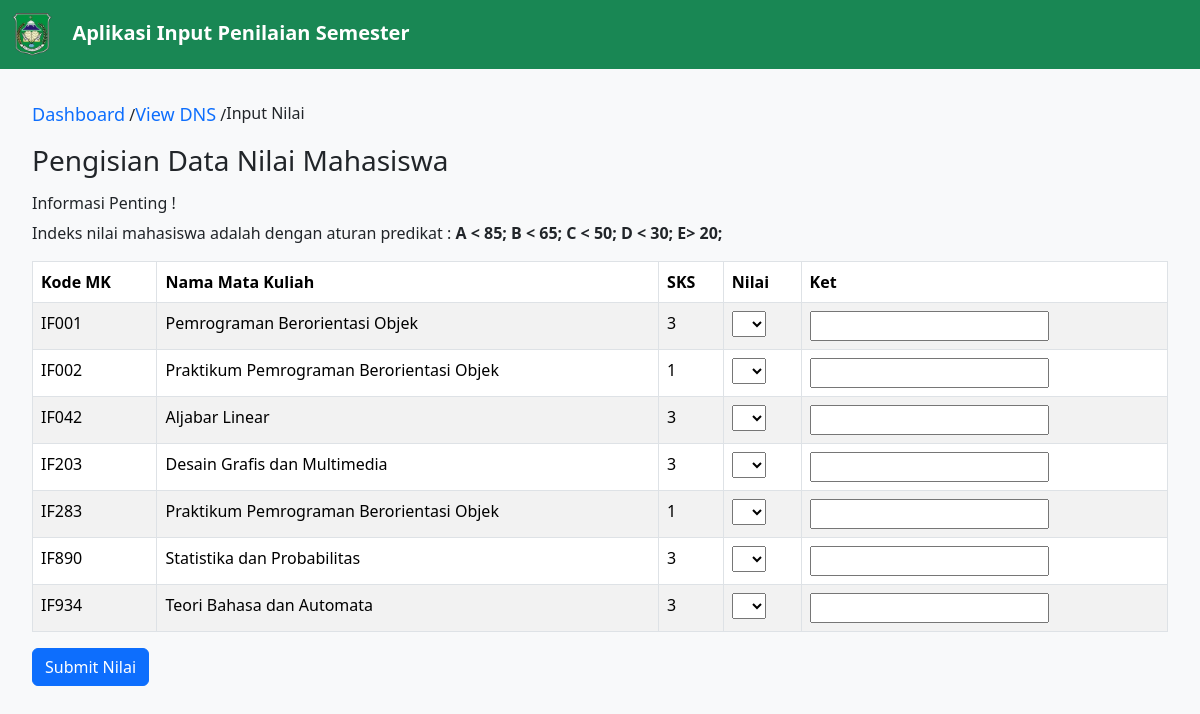
Page /dashboard/input?npm=22641001&jurusan=59012 on the committed database.
### tables this page shows
CREATE TABLE `tb_matkul` (
  `kode_mk` varchar(5) NOT NULL,
  `kode_jurusan` int NOT NULL,
  `nama_mk` varchar(50) NOT NULL,
  `sks` int NOT NULL
);

### app/core/View.php (called while the page is built, shortened)
<?php
class View
{
    public static function render(string $path, $model = []): void
    {
        require_once __DIR__ . '/../view/Layout/Header.php';
        require_once __DIR__ . '/../view/' . $path . '.php';
        require_once __DIR__ . '/../view/Layout/Footer.php';
    }
}

### app/controller/DashboardController.php (called while the page is built, shortened)
<?php
class DashboardController
{
    private Mahasiswa $mahasiswa;
    public function __construct()
    {
        $this->mahasiswa = new Mahasiswa;
    }
    public function input()
    {
        $data = $this->mahasiswa->input($_GET);
        $option = ['A', 'B', 'C', 'D', 'E'];
        View::render("Dashboard/input", [
            "title" => "Dashboard | Input Nilai",
            "data" => $data,
            "option" => $option
        ]);
    }
}

### public/index.php (called while the page is built, shortened)
<?php
Route::run();

### app/model/Mahasiswa.php (called while the page is built, shortened)
<?php
class Mahasiswa
{
    private PDO $pdo;
    public function __construct()
    {
        $this->pdo = Database::getConnection();
    }
    public function input($data)
    {
        try {
            $query = "SELECT tb_matkul.kode_mk, tb_matkul.nama_mk, tb_matkul.sks, tb_dns.nilai,
                        CASE
                            WHEN nilai IN ('A', 'B', 'C') THEN 'Lulus'
                            WHEN nilai = 'D' THEN 'Mengulang'
                            WHEN nilai = 'E' THEN 'Tidak Lulus'
                        END AS status
                        FROM tb_matkul LEFT JOIN tb_dns ON tb_matkul.kode_mk = tb_dns.kode_mk
                                            JOIN tb_mhs ON tb_mhs.kode_jurusan = tb_matkul.kode_jurusan
                        WHERE tb_matkul.kode_jurusan = ? AND tb_mhs.npm = ?";
            $statement = $this->pdo->prepare($query);
            $statement->execute([
                $data["jurusan"],
                $data["npm"]
            ]);
            return $statement->fetchAll(PDO::FETCH_ASSOC) ?? null;
        } finally {
            $statement->closeCursor();
        }
    }
}

### config/database.php (called while the page is built)
<?php
return [
    "dsn" => "mysql:host=localhost;dbname=db_dns",
    "dbuser" => "root",
    "dbpass" => ""
];

### app/database/Database.php (called while the page is built, shortened)
<?php
class Database
{
    private static ?PDO $pdo = null;
    public static function getConnection(): PDO
    {
        if (self::$pdo == null) {
            $config = require_once __DIR__ . '/../../config/database.php';
            self::$pdo = new PDO(
                $config["dsn"],
                $config["dbuser"],
                $config["dbpass"]
            );
        }
        return self::$pdo;
    }
}

### app/view/Dashboard/input.php (the view, shortened to what this page needs)
<div class="nilai-container">
	<ol class="breadcrumb">
		<li><a href="<?= BASEURL ?>/dashboard">Dashboard</a> /</li>
		<li class="active"><a href="<?= BASEURL ?>/dashboard/lihat?npm=<?= $_GET["npm"] ?>">View DNS</a> /</li>
		<li class="active">Input Nilai</li>
	</ol>
	<h3>Pengisian Data Nilai Mahasiswa</h3>
	<p>
	<h6>Informasi Penting !</h6>
	Indeks nilai mahasiswa adalah dengan aturan predikat : <b> A < 85; B < 65; C < 50; D < 30; E> 20; </b>
	</p>
	<table id="#" class="table table-striped table-bordered" cellspacing="0" width="90%">
		<thead>
			<tr>
				<th scope="col">Kode MK</th>
				<th scope="col">Nama Mata Kuliah</th>
				<th scope="col">SKS</th>
				<th scope="col">Nilai</th>
				<th scope="col">Ket</th>
			</tr>
		</thead>
		<tbody>
			<?php if (!(is_null($model["data"]))) : ?>
				<form action="<?= BASEURL ?>/dashboard/input/doInput?npm=<?= $_GET["npm"] ?>" method="POST" id="formNilai">
					<?php foreach ($model["data"] as $data) : ?>
						<tr>
							<td><?= $data["kode_mk"] ?></td>
							<td><?= $data["nama_mk"] ?></td>
							<td><?= $data["sks"] ?></td>
							<td>
								<select name="<?= $data["kode_mk"] ?>" <?= $data['nilai'] !== null ? 'disabled' : false ?> required>
									<option></option>
									<?php foreach ($model["option"] as $option) : ?>
										<option <?= ($data['nilai'] ?? null) == $option ? 'selected' : false ?> value="<?= $option ?>"><?= $option ?></option>
									<?php endforeach; ?>
								</select>
							</td>
							<td>
								<input class="text-white <?= $data["status"] == "" ? false : ($data["status"] == "Lulus" ?  "bg-success" : ($data["status"] == "Mengulang" ? "bg-warning" : "bg-danger")) ?>" type="text" value="<?= $data['status'] ?? null ?>" readonly data-id="<?= $data["kode_mk"] ?>">
							</td>
						</tr>
					<?php endforeach; ?>
				</form>
			<?php endif; ?>
		</tbody>
	</table>
	<?php foreach ($model["data"] as $data) : ?>
		<?php if ($data['nilai'] == null) : ?>
			<input type="submit" form="formNilai" class="btn btn-primary" value="Submit Nilai">
		<?php break;
		endif; ?>
	<?php endforeach; ?>
</div>

### app/core/Route.php (shortened to what this page needs)
<?php
class Route
{
    private static array $routes;
    public static function add(
        string $method,
        string $path,
        array $controller,
        array $middleware = []
    ): void {
        self::$routes[] = [
            "method"        => $method,
            "path"          => $path,
            "controller"    => $controller,
            "middleware"    => $middleware
        ];
    }
    public static function run(): mixed
    {
        $path = "/";
        if (isset($_SERVER["PATH_INFO"]))
            $path = $_SERVER["PATH_INFO"];
        $method = $_SERVER["REQUEST_METHOD"];
        foreach (self::$routes as $route) {
            if ($route["path"] == $path && $route["method"] == $method) {
                $function = $route["controller"][1];
                return (new $controller)->$function();
            }
        }
        return http_response_code(404);
    }
}

### public/assets/css/style.css (style rules this page uses)
body { font-family: 'Segoe UI', Tahoma, Geneva, Verdana, sans-serif; background-color: #f8f9fa; }

### app/view/Layout/Header.php (style rules this page uses)
.tabel-container, .nilai-container { margin: 2em; }

### app/view/Dashboard/input.php (style rules this page uses)
.breadcrumb li a { text-decoration: none; font-size: large; }

### rows in the picture
tb_matkul: kode_mk "IF001", nama_mk "Pemrograman Berorientasi Objek", sks "3"
tb_matkul: kode_mk "IF002", nama_mk "Praktikum Pemrograman Berorientasi Objek", sks "1"
tb_matkul: kode_mk "IF042", nama_mk "Aljabar Linear", sks "3"
tb_matkul: kode_mk "IF203", nama_mk "Desain Grafis dan Multimedia", sks "3"
tb_matkul: kode_mk "IF283", nama_mk "Praktikum Pemrograman Berorientasi Objek", sks "1"
tb_matkul: kode_mk "IF890", nama_mk "Statistika dan Probabilitas", sks "3"
tb_matkul: kode_mk "IF934", nama_mk "Teori Bahasa dan Automata", sks "3"
